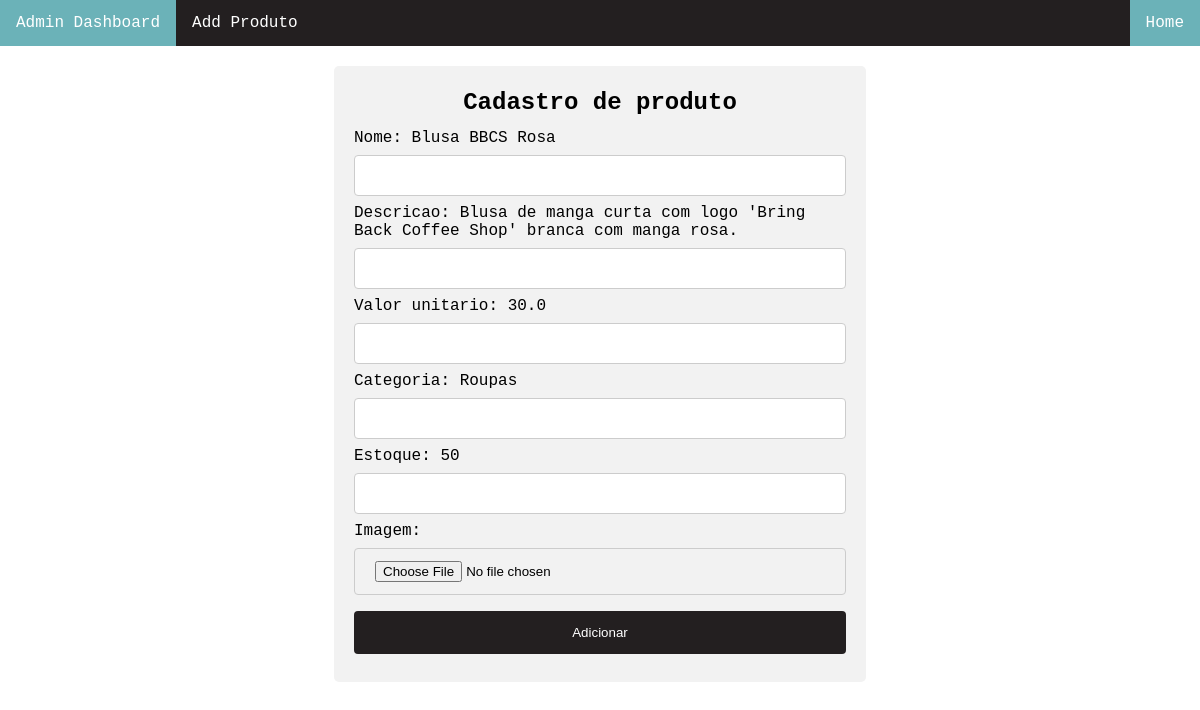
Screenshot of /admin/att_produto/1 with the database file from the repository.
### models/tables.py (models this page shows, shortened)
class Produto(db.Model):
    __tablename__ = "produtos"
    id = db.Column(db.Integer, primary_key=True)
    nome = db.Column(db.String(50), unique=True)
    descricao = db.Column(db.String(500))
    valor_unitario = db.Column(db.Float(20))
    categoria = db.Column(db.String(30))
    estoque = db.Column(db.Integer)
    image = db.Column(db.String(100))

### controller/rotas.py (the view)
@app.route('/admin/att_produto/<idp>', methods=['GET', 'POST'])
def att_produto(idp):
    form = AttProduto()
    produto_atual = Produto.query.filter_by(id=idp).first()
    checar = 0
    if form.nome.data:
        produto_atual.nome = form.nome.data
        db.session.commit()
        checar += 1
    if form.descricao.data:
        produto_atual.descricao = form.descricao.data
        db.session.commit()
        checar += 1
    if form.valor_unitario.data:
        produto_atual.valor_unitario = form.valor_unitario.data
        db.session.commit()
        checar += 1
    if form.categoria.data:
        produto_atual.categoria = form.categoria.data
        db.session.commit()
        checar += 1
    if form.estoque.data:
        produto_atual.estoque = form.estoque.data
        db.session.commit()
        checar += 1
    if form.image.data:
        produto_atual.image = photos.url(photos.save(form.image.data))
        db.session.commit()
        checar += 1
    if checar >= 1:
        return redirect(url_for('admin'))
    return render_template('admin/edit_produto.html', form=form, produto_atual=produto_atual)

### models/forms.py
class AttProduto(FlaskForm):
    nome = StringField('nome')
    categoria = StringField('categoria')
    descricao = StringField('descricao')
    estoque = IntegerField('estoque')
    valor_unitario = FloatField('valor_unitario')
    image = FileField('image')

### templates/admin/edit_produto.html (shortened to what this page needs)
{% extends 'admin/admin.html' %}
{% block content %}
  <form style="margin: 20px auto;width: 41%" action="" method="POST" class="divform" enctype="multipart/form-data">
    <h2 class="titulo">Cadastro de produto</h2>
      <label>Nome: {{ produto_atual.nome }}</label>
      {{
        form.nome(class="campotexto")
      }}
      <label>Descricao: {{ produto_atual.descricao }}</label>
      {{
        form.descricao(class="campotexto")
      }}
      <label>Valor unitario: {{ produto_atual.valor_unitario }}</label>
      {{
        form.valor_unitario(class="campotexto")
      }}
      <label>Categoria: {{ produto_atual.categoria }}</label>
      {{
        form.categoria(class="campotexto")
      }}
      <label>Estoque: {{ produto_atual.estoque }}</label>
      {{
        form.estoque(class="campotexto")
      }}
      <label>Imagem: </label>
      {{
        form.image(class="campotexto")
      }}
      <button class="botoes" type="submit">Adicionar</button>
  </form>
{% endblock %}

### static/css/newcss.css (style rules this page uses)
body { margin: 0; padding: 0; font-family: monospace, monospace; }
.campotexto { width: 100%; padding: 12px 20px; margin: 8px 0; display: inline-block; border: 1px solid #ccc; border-radius: 4px; box-sizing: border-box; }
.botoes { width: 100%; background-color: #231f20; color: white; padding: 14px 20px; margin: 8px 0; border: none; border-radius: 4px; cursor: pointer; }
.titulo { font-size: 1.5em; font-style: inherit; display: block; text-align: center; margin-top: 3px; margin-bottom: 13px; }
.divform { width: 61%; margin: 20px auto; border-radius: 5px; background-color: #f2f2f2; padding: 20px; }

### rows the page displays
Produto: nome "Blusa BBCS Rosa", descricao "Blusa de manga curta com logo 'Bring Back Coffee Shop' branca com manga rosa.", valor_unitario "30.0", categoria "Roupas", estoque "50"
